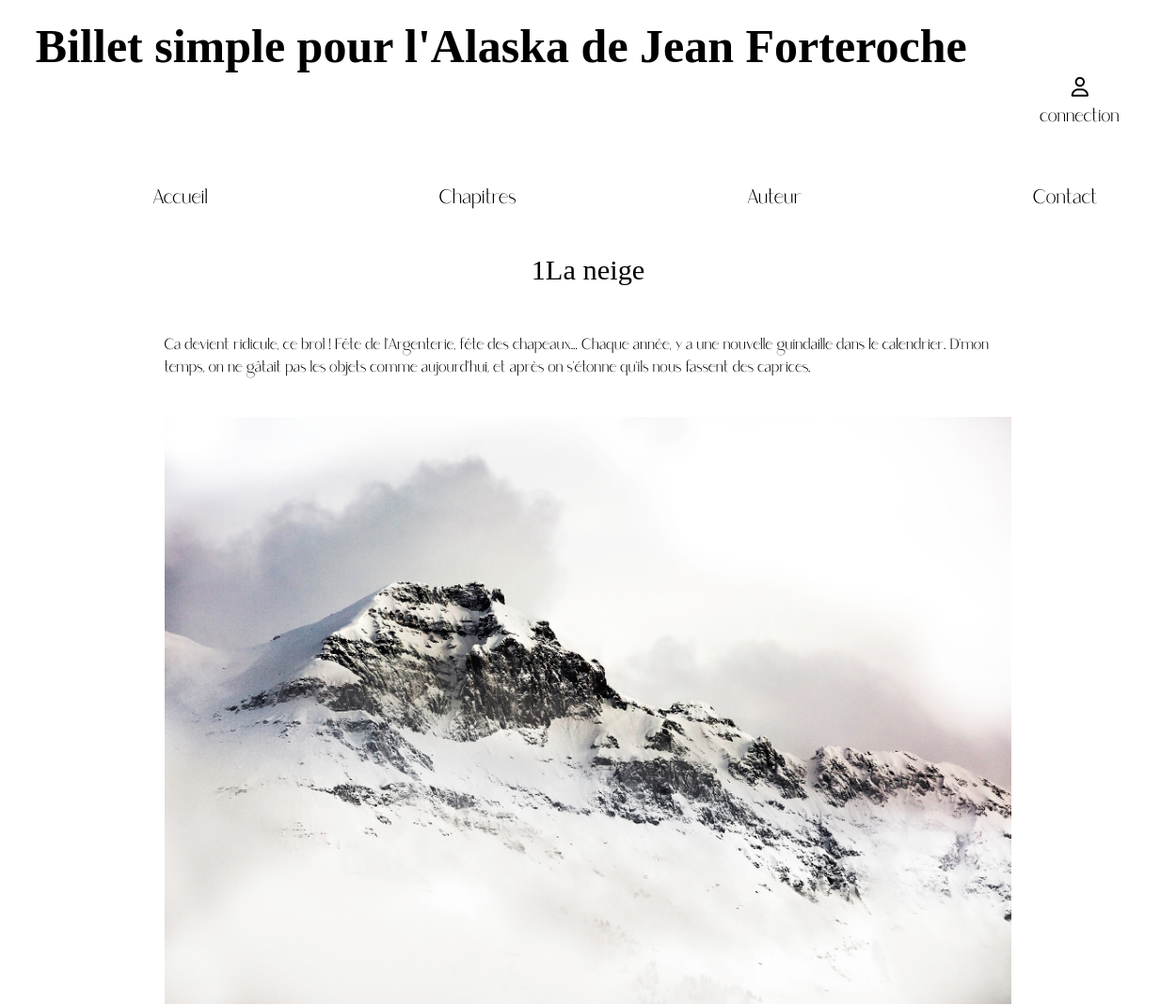
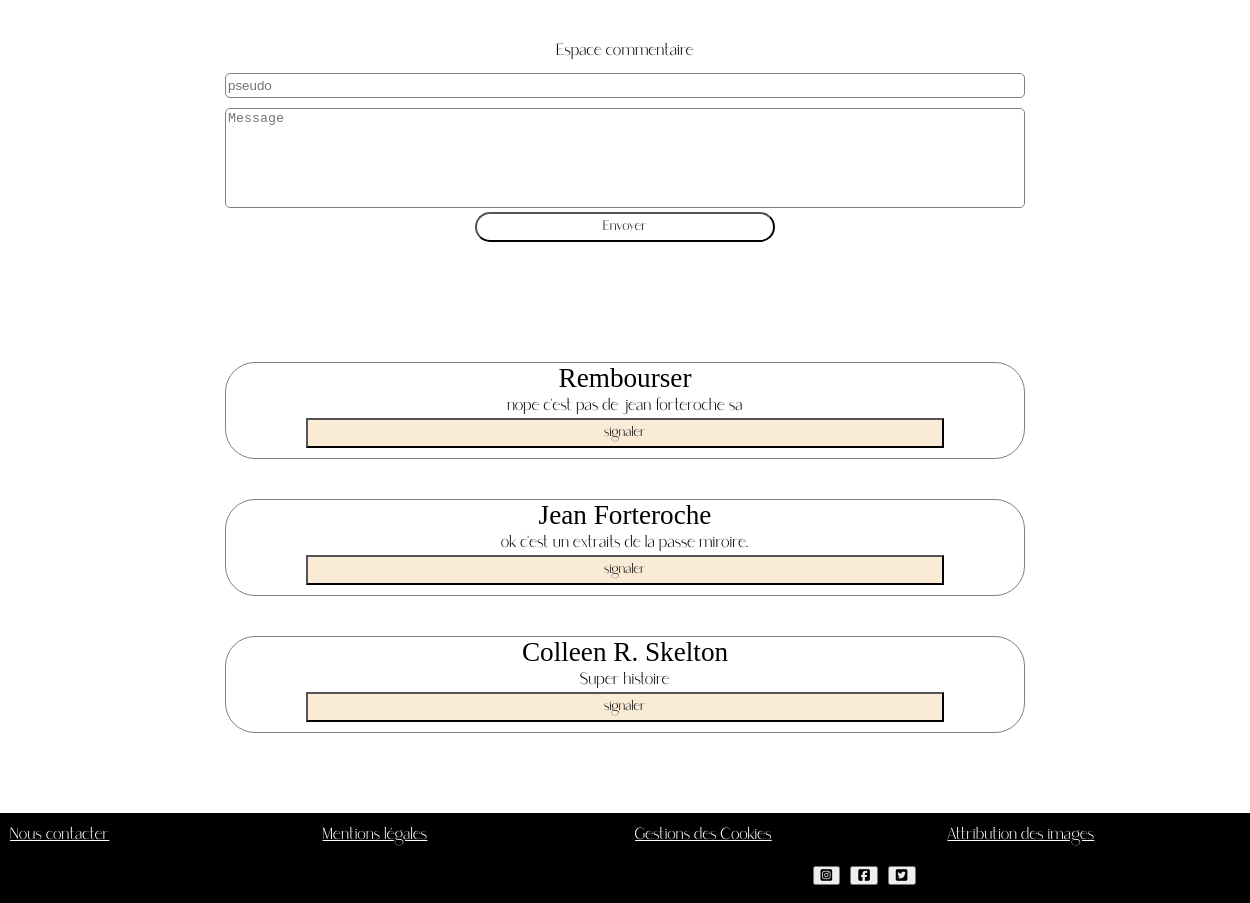
The page /index.php?action=chapitre&id=1 on the database its author committed (2 pictures, top to bottom).
### tables this page shows
CREATE TABLE `chapitre` (
  `ID` int(255) NOT NULL,
  `chapitrenumber` int(11) NOT NULL,
  `chapitre-titre` text NOT NULL,
  `resumer` text NOT NULL,
  `chapitre-text` text NOT NULL,
  `images` text NOT NULL,
  `brouillon` tinyint(1) NOT NULL
);

CREATE TABLE `commentaire` (
  `ID` int(11) NOT NULL,
  `nameuser` text NOT NULL,
  `comment` text NOT NULL,
  `signaler` tinyint(1) DEFAULT NULL,
  `valider` tinyint(1) DEFAULT NULL,
  `idchapitre` int(11) NOT NULL
);

### controller/front-end/controller.php (called while the page is built, shortened)
<?php
function directionchapitre()
   {
require('Model/front-end/chapitre.php');
$instanceclasse = new modelchapitre();
$databd = $instanceclasse-> connexionbdchapitre();
$databd3 = $instanceclasse-> connexionbdcommentaire();
require('view/front-end/chapitre.php');
   }
?>

### Model/front-end/chapitre.php (called while the page is built, shortened)
<?php
class modelchapitre {
        public function connexionbdchapitre() {
        require('Model/front-end/connexion.php');
        $search='SELECT * FROM Chapitre WHERE id=' . $_GET["id"];
        $reponse = $bdd->query($search);
        $reponse->execute();
                $data = $reponse->fetchAll();
                return $data;
        }
        public function connexionbdcommentaire() {
        require('Model/front-end/connexion.php');
        $reponse = $bdd->query('SELECT * FROM commentaire WHERE idchapitre=' . $_GET["id"]);
        $reponse->execute();
        $data = $reponse->fetchAll();
        return $data;
        $rereponseq->cloreCursor();}
}
?>

### view/front-end/chapitre.php (the view, shortened to what this page needs)
<section id="main">
<?php  foreach ($databd as $donnees) : ?>
 <div id="chaptirenumber-individuel">
 <div id='chapitre-titre-individuel'><?php echo $donnees['chapitrenumber']?><?php echo $donnees['chapitre-titre']?></div>
 <div id="chapitre-text-individuel"><div id="texte"><?php echo $donnees['chapitre-text']?></div>
  <img src="<?php echo $donnees['images']?>" alt="illustrationchapitre" id="illustrationchapitre-inv"> </div>
 </div></div>
 <div id="commentaire-form">
 <form action="index.php?action=creerCommentaire" method="post" id="commentaireform" >
   <div id="titre-commentaire"><legend >Espace commentaire</legend></div>
      <input class="nameuser" name="nameuser" placeholder="pseudo" required>
      <textarea id="comment" name="comment" placeholder="Message" required></textarea>
      <button class="send" type="submit" id="btn-submit" value="Envoyer" > Envoyer </button>
</form>
</div>
         <?php endforeach; ?>
         <?php  foreach ($databd3 as $donnees) : ?>
         <div id="commentaire">
         <div id="lecommentaire">
         <div id="nomuser"><?php echo $donnees['nameuser']?></div>
         <div id="messageuser"><?php echo $donnees['comment']?></div>
         <form>
         <button class="send" type="submit" id="signaler" value="signaler" >signaler</button></div>
   </div>
   <?php endforeach; ?>
<?php $content = ob_get_clean() ; ?>
<?php include('template.php'); ?>

### index.php (shortened to what this page needs)
<?php
require('controller/front-end/controller.php');
require('controller/back-end/controller.php');
if (isset($_GET['action']))
{
        switch ($_GET['action'])
        {
            case 'chapitre':
            directionchapitre();
            break;
        }
}
else{
    directionaccueil();
}
?>

### view/front-end/template.php (shortened to what this page needs)
<!DOCTYPE html>
<html>
	<head>
		<link rel="stylesheet" href="style.css" />
	</head>
<body>
    <div id="contenaire">
        <?php require ('header.php'); ?>
        <main><?= $content ?></main>
        <?php require ('footer.php'); ?>
</body>
</html>

### view/front-end/header.php
<header>
    <section id="menuheader">
        <div id="banniere_menu">
            <button class="far fa-user" id="admin"><a href="index.php?action=seconnecter"><p id="connection"><br>connection</p></button>
            <h1 id="titre">Billet simple pour l'Alaska de Jean Forteroche</h1>
             <div id="barre">
                 <nav>
                     <ul>
                        <li class="naviguation"><a href="index.php?action=accueil">Accueil</a></li>
                        <li class="naviguation"><a href="index.php?action=chapitres">Chapitres</a></li>
                        <li class="naviguation"><a href="index.php?action=auteur">Auteur</a></li>
                        <li class="naviguation"><a href="index.php?action=contact">Contact</a></li>
                    </ul>
                 </nav>
            </div>
          </div>
    </section>
</header>

### view/front-end/footer.php
<footer >
    <p id=baspage><a href="#" class="piedpage">Nous contacter</a><br><a href="#" class="piedpage">Mentions légales</a> <br><a href="#" class="piedpage">Gestions des Cookies</a> <br> <a href="#" class="piedpage">Attribution des images</a><br></p>
    <div id="resaux">
    <button class="fab fa-instagram-square" id="insta"></button>
    <button class="fab fa-facebook-square" id="facebook"></button>
    <button class="fab fa-twitter-square" id="twitter"></button>
    </div>
</footer>

### style.css (style rules this page uses)
html, body { margin: 0; padding: 0; width: 100%; height: 100%; }
#main { display: block; margin-top: 180px; }
#admin { display: block; font-size: 1.3em; float: right; margin-right: 50px; background-color: white; border:none; margin:30px; padding:30px; }
#signaler { display: block; font-family: "Saudagar"; width: 80%; height: 30px; margin: auto; margin-bottom: 10px; background-color: #faebd7; }
#btn-submit { display: block; font-family: "Saudagar"; width: 300px; height: 30px; margin: auto; margin-bottom: 10px; border-radius: 30px; }
h1 { font-family: caroline; display:flex; justify-content: center; font-size: 50px; margin: 20px; }
header { display: block; height: 70px; }
header ul { list-style-type: none; display: flex; width: 100%; }
header li { margin: auto; }
header a { font-family: Saudagar; font-size: 1.3em; color: black; text-decoration: none; }
p { display: block; font-family: Saudagar; margin: auto; }
#chapitre-titre-individuel { font-family: caroline; font-size:1.9em; display: flex; width: 100%; margin-top:100px; margin-bottom:50px; justify-content: center; }
#chapitre-text-individuel { font-family: "Saudagar"; display: block; word-wrap: break-word; position: relative; width: 90%; margin: auto; }
#chaptirenumber-individuel { display: block; }
#illustrationchapitre-inv { display: flex; width:100%; max-width: 900px; margin: auto; margin-top:40px; margin-bottom: 40px; }
#titre-commentaire { display: flex; width:100%; text-align: center; }
#commentaire-form { display: flex; width:100%; max-width: 800px; margin: auto; }
#texte { display: flex; width:100%; max-width: 900px; margin: auto; }
#connection { display: block; font-size: 0.7em; margin-top: -10px; }
#commentaireform { margin-bottom: 100px; }
#comment { font: 1em ; width:800px; height: 100px; margin-top: 10px; box-sizing: border-box; border: 1px solid grey; resize:none; border-radius: 5px; }
#commentaireform { display: block; justify-content: center; }
#lecommentaire { display: block; justify-content: center; margin:auto; font: 1em ; width:800px; margin-top: 10px; box-sizing: border-box; border: 1px solid grey; resize:none; border-radius: 5px; margin-bottom: 40px; overflow: scroll; border-radius: 30px; }
#nomuser { font-family: caroline; font-size: 1.7em; display: flex; justify-content: center; }
#messageuser { font-family: "Saudagar"; display: flex; justify-content: center; }
input { font: 1em ; width:800px; height: 25px; margin-top: 10px; box-sizing: border-box; border: 1px solid grey; resize:none; border-radius: 5px; }
.send { background-color: #fff; }
legend { margin: auto; font-family: Saudagar; }
footer { display: grid; background-color:black; margin-top:80px; bottom: 0px; width: 100%; }
#resaux { position : absolute; color:black; border-radius: 100px; left: 45%; font-size: 40px; margin-top: 30px; margin-left:20%; }
.piedpage { color: white; padding: 0px; margin: 0px; height: 70px; width: 100%; }
#baspage { margin:auto; display: flex; width: 100%; padding:10px; }

### rows shown on the page
chapitre: chapitrenumber "1", value "La neige", value "Ca devient ridicule, ce brol ! Fête de l'Argenterie, fête des chapeaux... Chaque année, y a une nouvelle guindaille dans le calendrier. D'mon temps, on ne gâtait pas les objets comme aujourd'hui, et après on s'étonne qu'ils nous fassent des caprices.", images (picture)
commentaire: nameuser "Rembourser", comment "nope c'est pas de jean forteroche sa"
commentaire: nameuser "Jean Forteroche", comment "ok c'est un extraits de la passe miroire."
commentaire: nameuser "Colleen R. Skelton", comment "Super histoire"
